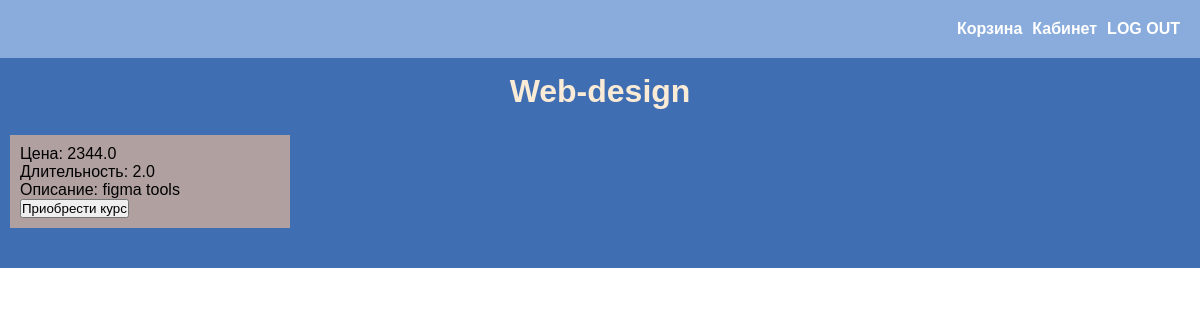
The app's page /course/Web-design (signed in) with its own data.
### main_page/models.py (models this page shows)
class Course(models.Model):
    course_name = models.CharField(max_length=50)
    course_price = models.FloatField()
    course_period = models.FloatField()
    course_description = models.TextField()
    course_photo = models.ImageField(upload_to='media', null=True, blank=True)
    course_category = models.ForeignKey(Category, on_delete=models.CASCADE)
    added_date = models.DateTimeField(auto_now_add=True)
    def __str__(self):
        return self.course_name

### main_page/views.py (the view)
# urls.py: path('course/<str:pk>', views.get_course),
def get_course(request, pk):
    current_product = models.Course.objects.get(course_name=pk)
    return render(request, 'product.html', {'course': current_product})

### main_page/templates/product.html (shortened to what this page needs)
{% load static %}
<!DOCTYPE html>
<html lang="en">
<head>
    <link rel="stylesheet" href="{% static 'css/style.css' %}">
</head>
<body>
    <div class="container">
        <div class="container-block">
            <div class="header">
                <ul>
                    {% if not user.is_authenticated %}
                        <li><a href="/accounts/login">LOGIN</a></li>
                    {% else %}
                        <li><a href="/user_cart">Корзина</a></li>
                        <li><a href="/user_cabinet">Кабинет</a></li>
                        <li><a href="/accounts/logout">LOG OUT</a></li>
                    {% endif %}
                </ul>
            </div>
            <div class="courses">
                <div class="courses_all_text">
                    <h1>{{ course.course_name }}</h1>
                </div>
                <ul>
                    <div class="course_item">
                        <li>
                            <p>Цена: {{ course.course_price }}</p>
                            <p>Длительность: {{ course.course_period }}</p>
                            <p>Описание: {{ course.course_description }}</p>
                            <form method="post" action="/add_course/{{ course }}">
                                <button>Приобрести курс</button>
                            </form>
                        </li>
                    </div>
                </ul>
            </div>
        </div>
    </div>
</body>
</html>

### main_page/static/css/style.css (style rules this page uses)
* { padding: 0; margin: 0; box-sizing: border-box; font-family: sans-serif; }
.header { background:rgba(81, 132, 204, 0.673); font-family: sans-serif; }
.header ul { padding: 15px; display: flex; justify-content: flex-end; list-style: none; }
.header ul li { padding: 5px; }
.header ul li a { font-weight: bold; text-decoration: none; color: #ffff; }
.courses { padding: 15px 0; background: rgb(64, 110, 179); }
.courses_all_text { display: flex; justify-content: center; color: antiquewhite; }
.courses ul { display: flex; list-style: none; flex-wrap: wrap; padding: 15px 0; height: 100%; }
.courses ul .course_item { padding: 10px; flex: 0 1 25%; width: 100%; }
.courses ul li { background: rgb(176, 160, 160); padding: 10px; }

### records on screen
Course: course_name "Web-design", course_price "2344.0", course_period "2.0", course_description "figma tools"
